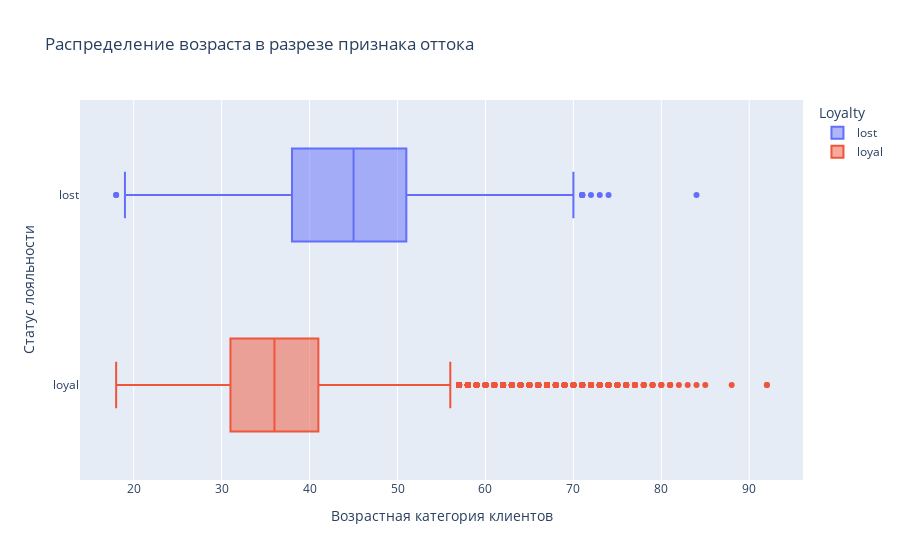

Notebook code cell kept with this figure:
### Markdown cell above
### <center>9.4. Посмотрите на распределение возраста в разрезе признака оттока. В какой группе больше потенциальных выбросов? На какую возрастную категорию клиентов стоит обратить внимание банку?

### Code cell
fig = px.box(
    data_frame=copied_df,
    x='Age',
    y='Loyalty',
    orientation='h',
    color='Loyalty',
    title='Распределение возраста в разрезе признака оттока '   
)
fig.layout.xaxis.title.text = 'Возрастная категория клиентов'
fig.layout.yaxis.title.text = 'Статус лояльности'
fig.show()
fig.write_html("plotly/Age_Loyalty.html")
fig.write_image("plotly/Age_Loyalty.png")

### Figure 1 — Plotly figure (JSON) as saved in the notebook; plotly's stock layout.template omitted (floating-point values rounded to 4 significant figures; data arrays with more than 128 entries replaced by an {"elided": "..."} marker saying what was removed)
{"data": [{"alignmentgroup": "True", "hovertemplate": "Loyalty=%{y}<br>Age=%{x}<extra></extra>", "legendgroup": "lost", "marker": {"color": "#636efa"}, "name": "lost", "notched": false, "offsetgroup": "lost", "orientation": "h", "showlegend": true, "type": "box", "x": {"elided": "2037 int values"}, "x0": " ", "xaxis": "x", "y": {"elided": "2037 str values"}, "y0": " ", "yaxis": "y"}, {"alignmentgroup": "True", "hovertemplate": "Loyalty=%{y}<br>Age=%{x}<extra></extra>", "legendgroup": "loyal", "marker": {"color": "#EF553B"}, "name": "loyal", "notched": false, "offsetgroup": "loyal", "orientation": "h", "showlegend": true, "type": "box", "x": {"elided": "7963 int values"}, "x0": " ", "xaxis": "x", "y": {"elided": "7963 str values"}, "y0": " ", "yaxis": "y"}], "layout": {"boxmode": "overlay", "legend": {"title": {"text": "Loyalty"}, "tracegroupgap": 0}, "title": {"text": "Распределение возраста в разрезе признака оттока "}, "xaxis": {"anchor": "y", "domain": [0, 1], "title": {"text": "Возрастная категория клиентов"}}, "yaxis": {"anchor": "x", "categoryarray": ["loyal", "lost"], "categoryorder": "array", "domain": [0, 1], "title": {"text": "Статус лояльности"}}}}
